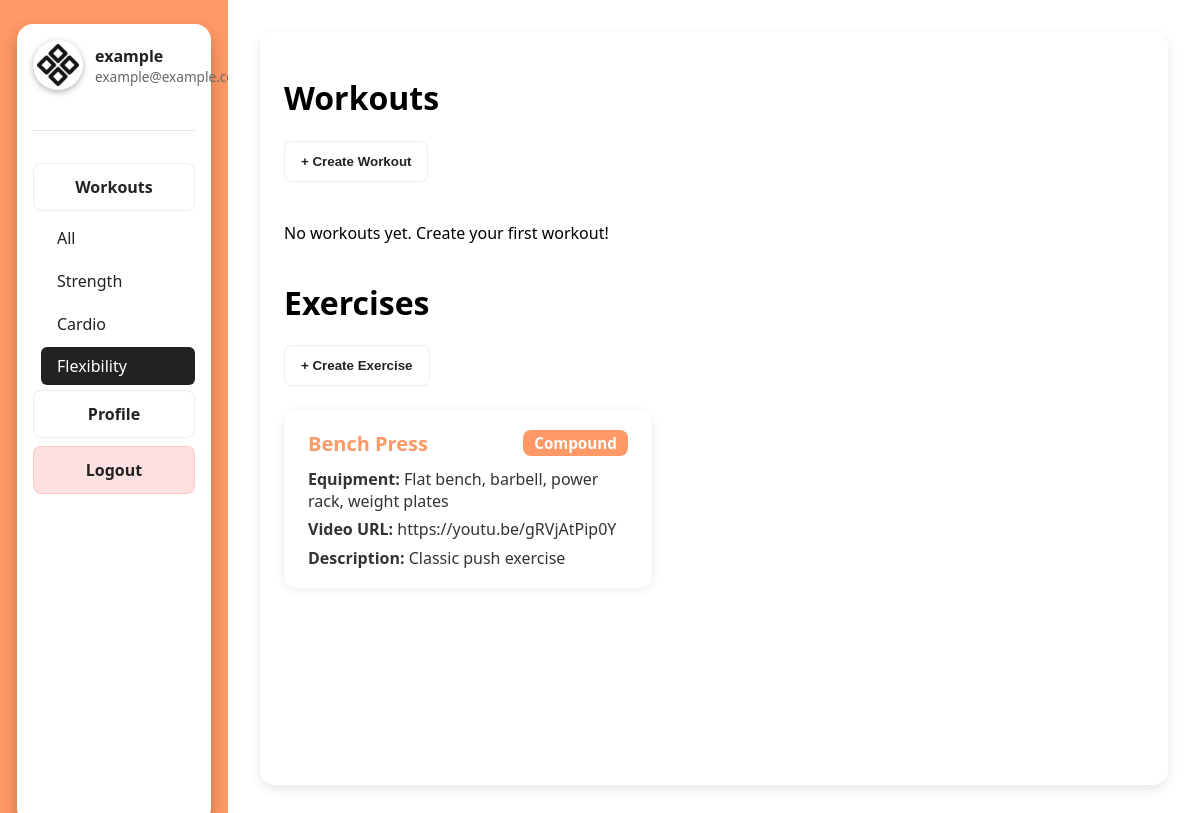
The page /dashboard/workouts?type=flexibility (signed in) on the database as committed earlier.
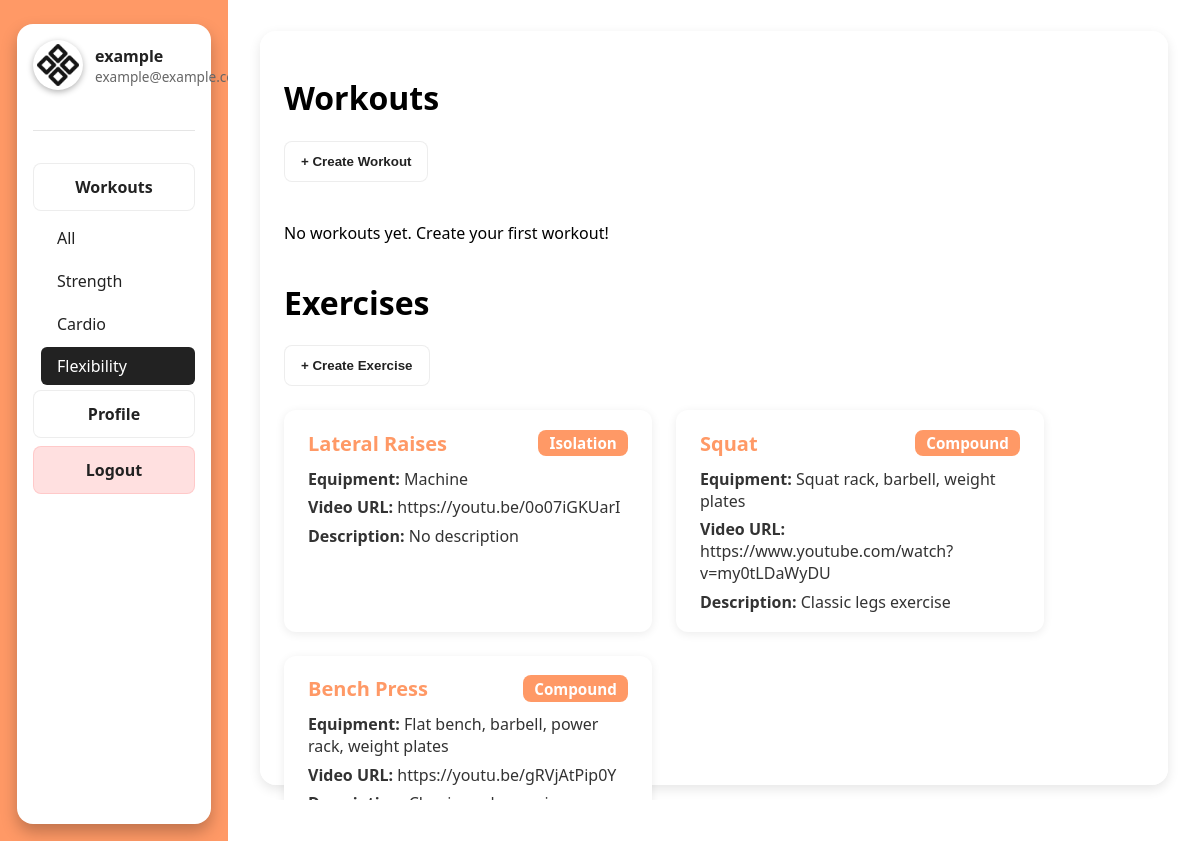
The same page on the database as committed later.
### models.py (models this page shows, shortened)
class User(db.Model, UserMixin):
    __tablename__ = 'users'
    id = db.Column(db.Integer, primary_key=True)
    username = db.Column(db.String(32), unique=True, nullable=False)
    email = db.Column(db.String(128), unique=True, nullable=False)
    password = db.Column(db.String(128), nullable=False)
    role = db.Column(db.String(8), default='user', nullable=False)
    profile_picture = db.Column(db.String(256), nullable=True, default='default.jpg')

class Exercise(db.Model):
    __tablename__ = 'exercises'
    id = db.Column(db.Integer, primary_key=True)
    name = db.Column(db.String(32), nullable=False)
    description = db.Column(db.String(256), nullable=True)
    video_url = db.Column(db.String(256), nullable=True)
    category = db.Column(db.String(32), nullable=True)
    equipment = db.Column(db.String(64), nullable=True)
    user_id = db.Column(db.Integer, db.ForeignKey('users.id'), nullable=False)
    user = db.relationship('User', backref=db.backref('exercises', lazy=True))

### app.py (the view)
@app.route('/dashboard/workouts')
@login_required
def workouts():
    form = WorkoutForm()
    exercise_form = ExerciseForm()
    workout_type = request.args.get('type')
    query = Workout.query.filter_by(user_id=current_user.id)
    if workout_type:
        query = query.filter_by(type=workout_type)
    user_workouts = query.order_by(Workout.created_at.desc()).all()
    user_exercises = Exercise.query.filter_by(user_id=current_user.id).order_by(Exercise.id.desc()).all()
    return render_template(
        'dashboard.html',
        username=current_user.username,
        email=current_user.email,
        active_section='workouts',
        workout_form=form,
        exercise_form=exercise_form,
        workouts=user_workouts,
        exercises=user_exercises,
        selected_type=workout_type
    )

### app.py (called while the page is built)
@login_manager.user_loader
def load_user(user_id):
    return User.query.get(int(user_id))

### templates/dashboard.html (shortened to what this page needs)
{% extends "base.html" %}
{% block stylesheet %}<link rel="stylesheet" href="/static/css/dash.css">{% endblock %}
{% block content %}
<div class="dashboard">
    <div class="sidebar">
        <div class="sidebar-island">
            <div class="profile-section">
                <img src="{{ url_for('static', filename='assets/' + (profile_picture or 'placeholder.256x256.png')) }}" alt="Profile Photo" class="profile-photo">
                <div class="profile-info">
                    <div class="profile-name">{{ username }}</div>
                    <div class="profile-email">{{ email }}</div>
                </div>
            </div>
            <div class="sidebar-divider"></div>
            <div class="sidebar-buttons">
                <div class="sidebar-dropdown">
                    {% if active_section == 'workouts' %}
                        <div class="sidebar-button dropdown-toggle active" onclick="toggleDropdown()" id="workoutsSidebarBtn">
                            Workouts
                        </div>
                        <div class="dropdown-menu open" id="workoutDropdown">
                            <a href="{{ url_for('workouts') }}"
                               class="dropdown-item{% if not selected_type %} selected{% endif %}"
                               onclick="selectDropdown(event, this)">All</a>
                            <a href="{{ url_for('workouts', type='strength') }}"
                               class="dropdown-item{% if selected_type == 'strength' %} selected{% endif %}"
                               onclick="selectDropdown(event, this)">Strength</a>
                            <a href="{{ url_for('workouts', type='cardio') }}"
                               class="dropdown-item{% if selected_type == 'cardio' %} selected{% endif %}"
                               onclick="selectDropdown(event, this)">Cardio</a>
                            <a href="{{ url_for('workouts', type='flexibility') }}"
                               class="dropdown-item{% if selected_type == 'flexibility' %} selected{% endif %}"
                               onclick="selectDropdown(event, this)">Flexibility</a>
                        </div>
                    {% else %}
                        <a href="{{ url_for('workouts') }}" class="sidebar-button" id="workoutsSidebarBtn">Workouts</a>
                    {% endif %}
                </div>
                <a href="{{ url_for('profile') }}" class="sidebar-button">Profile</a>
                <a href="{{ url_for('logout') }}" class="sidebar-button logout-button">Logout</a>
            </div>
        </div>
    </div>
    <div class="main">
        {% if active_section == 'home' %}
            <h1>Hello {{ username }}!</h1>
            <div class="main-sections">
                <div class="main-card">
                    <h2>Workouts</h2>
                    <p>Here you can track your recent workouts and start new ones.</p>
                </div>
                <div class="main-card">
                    <h2>Stats</h2>
                    <p>Your progress and stats will appear here.</p>
                </div>
            </div>
        {% elif active_section == 'workouts' %}
            <div class="main-sections center-content">
                <div class="workout-section">
                    <h1>Workouts</h1>
                    <button class="sidebar-button open-modal-btn" data-modal="workoutModal">+ Create Workout</button>
                    <div class="workouts-list">
                        {% if workouts %}
                            {% for workout in workouts %}
                                <div class="workout-card">
                                    <div class="workout-card-header">
                                        <h3>{{ workout.name }}</h3>
                                        <span class="workout-type">{{ workout.type|capitalize }}</span>
                                    </div>
                                    <div class="workout-card-body">
                                        <div><strong>Duration:</strong> {{ workout.duration }} min</div>
                                        <div><strong>Difficulty:</strong> {{ workout.difficulty|capitalize or "N/A" }}</div>
                                        <div><strong>Description:</strong> {{ workout.description or "No description" }}</div>
                                        <div class="workout-date"><small>Created: {{ workout.created_at.strftime('%Y-%m-%d') }}</small></div>
                                        <button class="sidebar-button open-add-exercise-modal-btn" data-workout-id="{{ workout.id }}">+ Add Exercise</button>
                                    </div>
                                </div>
                            {% endfor %}
                        {% else %}
                            <p>No workouts yet. Create your first workout!</p>
                        {% endif %}
                    </div>
                    <div class="exercise-section">
                        <h1>Exercises</h1>
                        <button class="sidebar-button open-modal-btn" data-modal="exerciseModal">+ Create Exercise</button>
                        <div class="exercises-list">
                            {% if exercises %}
                                {% for exercise in exercises %}
                                    <div class="exercise-card">
                                        <div class="exercise-card-header">
                                            <h3>{{ exercise.name }}</h3>
                                            <span class="exercise-category">{{ exercise.category|capitalize }}</span>
                                        </div>
                                        <div class="exercise-card-body">
                                            <div><strong>Equipment:</strong> {{ exercise.equipment|capitalize or "N/A" }}</div>
                                            <div><strong>Video URL:</strong> {{ exercise.video_url or "No URL" }}</div>
                                            <div><strong>Description:</strong> {{ exercise.description or "No description" }}</div>
                                        </div>
                                    </div>
                                {% endfor %}
                            {% else %}
                                <p>No exercises yet. Create your first exercise!</p>
                            {% endif %}
                        </div>
                    </div>
                </div>
            </div>
        {% endif %}
    </div>
</div>
{% endblock %}

### templates/base.html (shortened to what this page needs)
<!DOCTYPE html>
<html lang="en">
<head>
    {% block stylesheet %}{% endblock %}
</head>
<body>
    {% block content %}
    {% endblock %}
</body>
</html>

### static/css/dash.css (style rules this page uses)
body, html { margin: 0; padding: 0; font-family: 'Segoe UI', Tahoma, Geneva, Verdana, sans-serif; }
.dashboard { display: flex; height: 100vh; }
.sidebar { width: 15%; height: 100%; background: #ff9966; color: white; padding: 1.5rem; display: flex; flex-direction: column; align-items: center; justify-content: center; }
.sidebar-island { width: 90%; height: 100%; background: rgba(255, 255, 255, 1); border-radius: 16px; box-shadow: 0 8px 16px rgba(0, 0, 0, 0.25); padding: 1rem; display: flex; flex-direction: column; align-items: center; }
.profile-section { display: flex; align-items: center; width: 100%; margin-bottom: 1.5rem; }
.profile-photo { width: 50px; height: 50px; border-radius: 50%; object-fit: cover; margin-right: 0.75rem; box-shadow: 0 2px 6px rgba(0, 0, 0, 0.3); }
.profile-info { display: flex; flex-direction: column; justify-content: center; }
.profile-name { font-weight: 700; color: #222; }
.profile-email { font-size: 0.85rem; color: #666; }
.sidebar-divider { width: 100%; height: 1px; background-color: rgba(0, 0, 0, 0.1); margin: 1rem 0; }
.sidebar-buttons { display: flex; flex-direction: column; width: 100%; margin-top: 1rem; }
.sidebar-button { display: block; padding: 0.75rem 1rem; margin-bottom: 0.5rem; background: rgba(255, 255, 255, 0.2); color: #222; text-decoration: none; font-weight: 600; border-radius: 8px; text-align: center; transition: background 0.3s ease, color 0.3s ease, transform 0.2s ease; border: 1px solid rgba(0,0,0,0.07); }
.sidebar-dropdown { width: 100%; }
.dropdown-toggle { cursor: pointer; }
.dropdown-menu { max-height: 0; opacity: 0; overflow: hidden; display: flex; flex-direction: column; margin-top: 0.5rem; margin-left: 0.5rem; transition: max-height 0.3s ease, opacity 0.3s ease; }
.dropdown-menu.open { max-height: 500px; opacity: 1; }
.dropdown-item { padding: 0.5rem 1rem; background: rgba(255, 255, 255, 0.1); color: #222; text-decoration: none; font-weight: 500; border-radius: 6px; margin-bottom: 0.3rem; transition: background 0.3s, color 0.3s; }
.dropdown-item.selected { background: #222; color: #fff; }
.logout-button { background: rgba(255, 100, 100, 0.2); border: 1px solid rgba(255, 100, 100, 0.18); }
.main { flex: 1; background: white; padding: 2rem; overflow: hidden; }
.main-sections { display: flex; gap: 2rem; margin-top: 1.5rem; flex-wrap: wrap; }
.center-content { display: flex; justify-content: center; align-items: center; height: 100%; }
.workout-section { width: 96%; height: 96%; margin-top: -2rem; background: rgba(255, 255, 255, 0.9); border-radius: 16px; box-shadow: 0 4px 12px rgba(0, 0, 0, 0.1); padding: 1.5rem; transition: transform 0.3s ease, box-shadow 0.3s ease; }
.workouts-list { margin-top: 1.5rem; display: flex; flex-wrap: wrap; gap: 1.5rem; justify-content: flex-start; }
.exercises-list { margin-top: 1.5rem; display: flex; flex-wrap: wrap; gap: 1.5rem; justify-content: flex-start; }
.exercise-card { background: #fff; border-radius: 12px; box-shadow: 0 2px 10px rgba(0,0,0,0.08); padding: 1.2rem 1.5rem; min-width: 260px; max-width: 320px; flex: 1 1 260px; display: flex; flex-direction: column; transition: box-shadow 0.2s; }
.exercise-card-header { display: flex; justify-content: space-between; align-items: center; margin-bottom: 0.7rem; }
.exercise-card-header h3 { margin: 0; font-size: 1.25rem; color: #ff9966; }
.exercise-category { background: #ff9966; color: #fff; border-radius: 8px; padding: 0.2rem 0.7rem; font-size: 0.95rem; font-weight: 600; }
.exercise-card-body { font-size: 1rem; color: #333; display: flex; flex-direction: column; gap: 0.4rem; }

Rows that differ between the two databases and show on the page:
added Exercise: name "Lateral Raises", category "Isolation", equipment "Machine", video_url "https://youtu.be/0o07iGKUarI", description "No description"
added Exercise: name "Squat", category "Compound", equipment "Squat rack, barbell, weight plates", video_url "https://www.youtube.com/watch?v=my0tLDaWyDU", description "Classic legs exercise"
